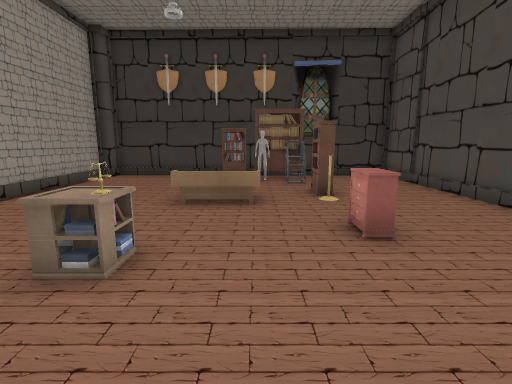
View 1 (above)

15 first-person views from a walk through a scene from a Unity 3-D project. The camera is 1.4 m above the floor, tilts 10° down and sees 85° across. Doors are open. The floor is counted in squares, 1 m on a side. Each view is taken from the middle of a square. On the plan, view 1 faces up. The plan holds only what a view shows up to about 14 squares ahead; the rest is blank. The place goes on beyond the plan. Some surface patterns are stand-ins.

View 2
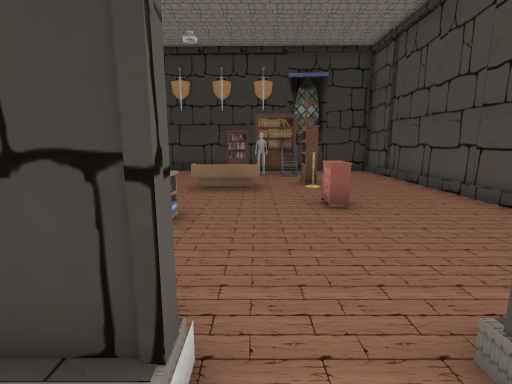

View 3
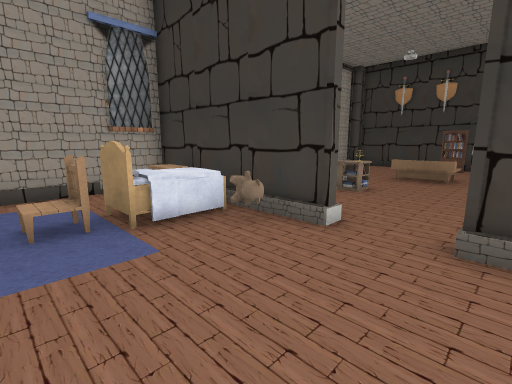

View 4
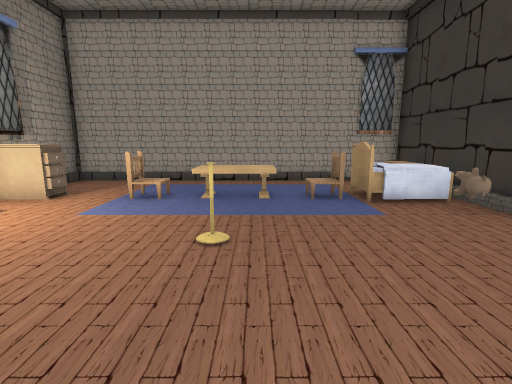

View 5
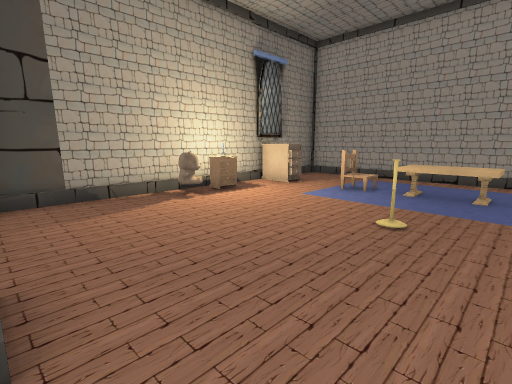

View 6
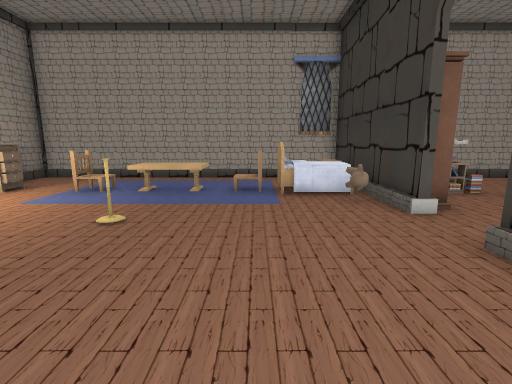

View 7
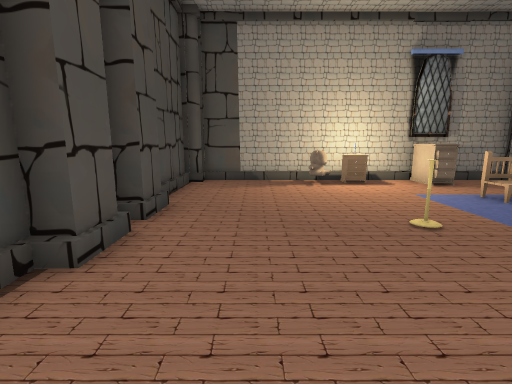

View 8
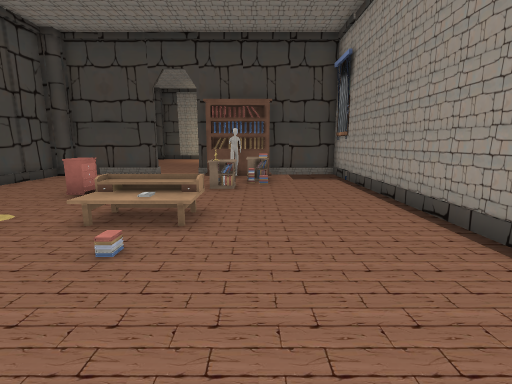

View 9
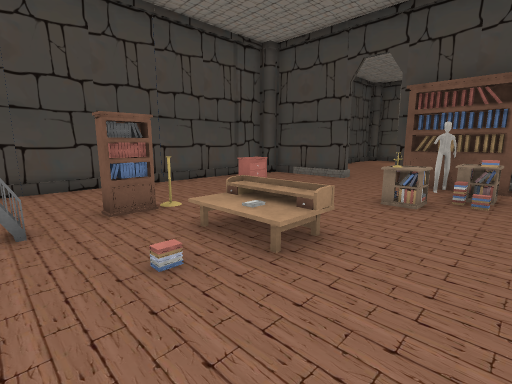

View 10
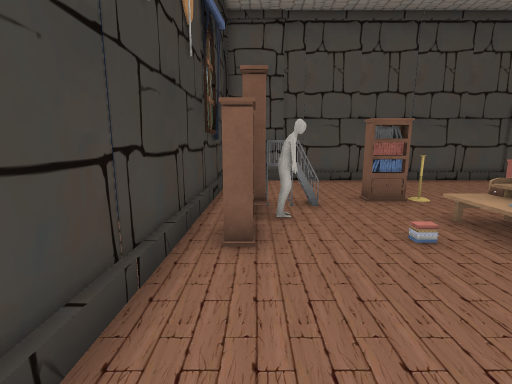

View 11
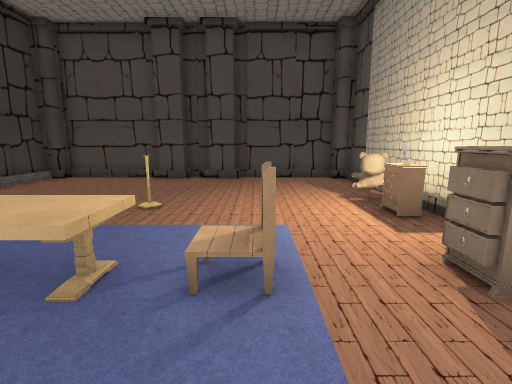

View 12
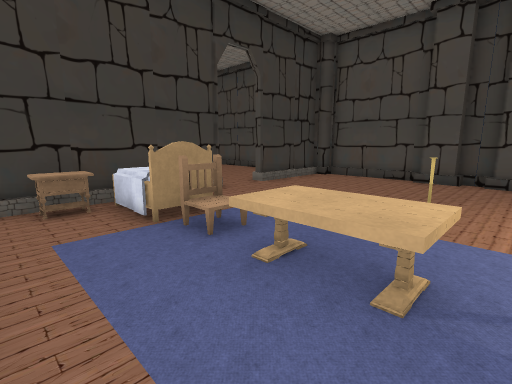

View 13
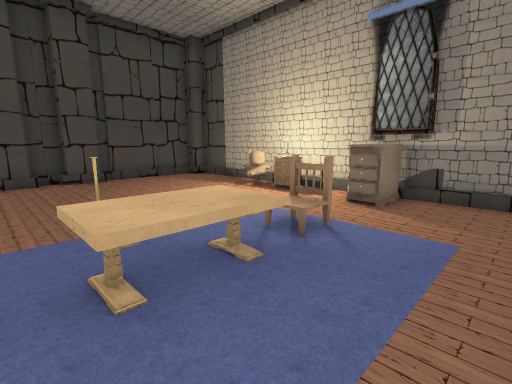

View 14
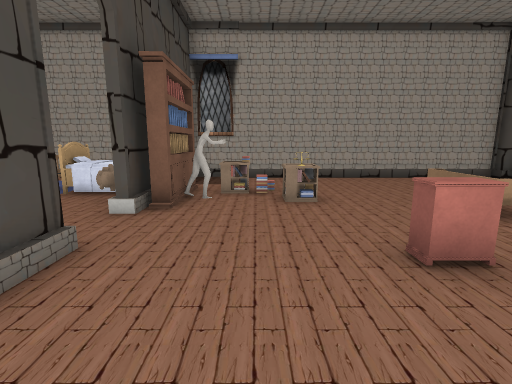

View 15
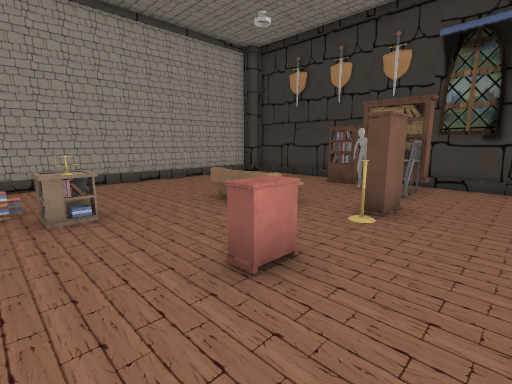

### Floor plan
Points are (right, up) in squares from view 1. A wall is a line through its corners. A room is listed if a view was taken in it or the views show most of it. See-through windows are left out.
Room 1 (views 1, 8, 9, 10, 14, 15)
walls: (0.1, 10) (0, 10.3); (0.2, 10) (0.1, 10.3); (0.5, 10.3) (-0.1, 10.4); (0.5, 10.3) (0.3, 10.3); (1.7, 10.2) (1.1, 10.2); (1.7, 10.4) (1.7, 9.6); (-1.8, -0.5) (-0.4, -0.5); (1.4, -0.5) (5.1, -0.5); (5.2, 10) (5.2, 12.2); (4.9, 0.1) (5.6, 0.1) (5.6, 10.3); (4.5, -0.4) (5.1, -0.4); (-6.6, -0.5) (-3.6, -0.5); (5.7, 12.1) (-5.9, 12.3) (-5.9, 11.7) (-6.5, 11.7) (-6.5, -1.5)
ways out: open door at (0.5, -1) to room 2
objects: other object (-3, 1); other object (-3, 2); bookshelf (-2, 0); other object (-2, 1); shelf (-2, 3); desk (-2, 7); shelf (-1, 11); bookshelf (1, 11) to (2, 11); other object (2, 4); other object (2, 7); shelf (2, 8)
Room 2 (views 2, 3, 4, 5, 6, 7, 11, 12, 13)
walls: (5.2, -8.2) (5.2, -7.1) (5.6, -7.1) (5.6, -6.2) (5.2, -6.2) (5.2, -5.1) (5.6, -5.1) (5.6, -1.4) (5.1, -1.4); (-0.4, -0.7) (-4.6, -0.7); (-5.4, -0.7) (-6.6, -0.7); (-6.5, -1.5) (-6.5, -12.7) (5.2, -12.7) (5.2, -12.3); (5.7, -12.1) (5.6, -8.1); (5.1, -0.9) (4.5, -0.9); (5, -0.7) (1.4, -0.7)
low walls: (-0.4, -0.9) (-2.4, -0.9); (-2.5, -0.9) (-3.1, -0.9); (-3.8, -0.9) (-4.5, -0.9); (2.4, -0.9) (1.4, -0.9); (4.4, -0.9) (2.5, -0.9)
ways out: open door at (0.5, -1) to room 1
objects: table (-5, -2) to (-4, -1); table (-4, -7) to (-3, -6); bed (-4, -3) to (-3, -2); cabinet (-3, -12) to (-3, -11); chair (-3, -9); chair (-3, -4); other object (-2, -2); other object (-1, -12); other object (0, -12); other object (0, -7); other object (1, -12)

Where each view was taken, in squares from view 1:
view 1: 0 up, 0 right, facing up
view 2: 2 down, 0 right, facing up
view 3: 5 down, 2 right, facing up-left
view 4: 6 down, 4 right, facing left
view 5: 5 down, 5 right, facing down-left
view 6: 4 down, 5 right, facing left
view 7: 2 down, 3 right, facing down
view 8: 12 up, 3 left, facing down
view 9: 10 up, 4 left, facing down-right
view 10: 11 up, 5 left, facing right
view 11: 9 down, 6 left, facing right
view 12: 8 down, 6 left, facing up-right
view 13: 5 down, 6 left, facing down-right
view 14: 2 up, 5 right, facing left
view 15: 2 up, 4 right, facing up-left
